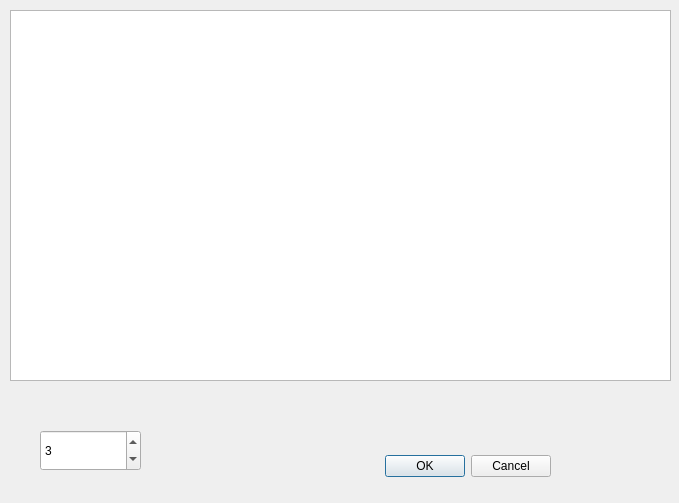
<?xml version="1.0" encoding="UTF-8"?>
<ui version="4.0">
 <class>serialDialog</class>
 <widget class="QDialog" name="serialDialog">
  <property name="geometry">
   <rect>
    <x>0</x>
    <y>0</y>
    <width>679</width>
    <height>503</height>
   </rect>
  </property>
  <property name="windowTitle">
   <string>Dialog</string>
  </property>
  <widget class="QDialogButtonBox" name="buttonBox">
   <property name="geometry">
    <rect>
     <x>210</x>
     <y>450</y>
     <width>341</width>
     <height>32</height>
    </rect>
   </property>
   <property name="orientation">
    <enum>Qt::Horizontal</enum>
   </property>
   <property name="standardButtons">
    <set>QDialogButtonBox::Cancel|QDialogButtonBox::Ok</set>
   </property>
  </widget>
  <widget class="QTextEdit" name="textEdit">
   <property name="geometry">
    <rect>
     <x>10</x>
     <y>10</y>
     <width>661</width>
     <height>371</height>
    </rect>
   </property>
  </widget>
  <widget class="QSpinBox" name="spinFreq">
   <property name="geometry">
    <rect>
     <x>40</x>
     <y>430</y>
     <width>101</width>
     <height>41</height>
    </rect>
   </property>
   <property name="value">
    <number>3</number>
   </property>
  </widget>
 </widget>
 <resources/>
 <connections>
  <connection>
   <sender>buttonBox</sender>
   <signal>accepted()</signal>
   <receiver>serialDialog</receiver>
   <slot>accept()</slot>
   <hints>
    <hint type="sourcelabel">
     <x>248</x>
     <y>254</y>
    </hint>
    <hint type="destinationlabel">
     <x>157</x>
     <y>274</y>
    </hint>
   </hints>
  </connection>
  <connection>
   <sender>buttonBox</sender>
   <signal>rejected()</signal>
   <receiver>serialDialog</receiver>
   <slot>reject()</slot>
   <hints>
    <hint type="sourcelabel">
     <x>316</x>
     <y>260</y>
    </hint>
    <hint type="destinationlabel">
     <x>286</x>
     <y>274</y>
    </hint>
   </hints>
  </connection>
 </connections>
</ui>
